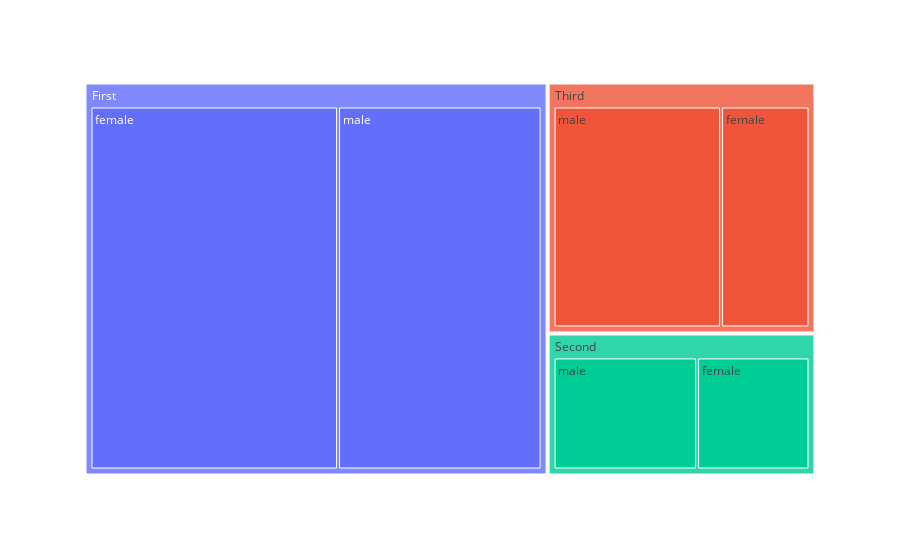

The notebook cell this image was saved under:
### Markdown cell above
# hierarchical

### Code cell
px.treemap(titanic, path=["class","sex"], values="fare")

### Figure 1 — Plotly figure (JSON) as saved in the notebook; plotly's stock layout.template omitted (floating-point values rounded to 4 significant figures)
{"data": [{"branchvalues": "total", "domain": {"x": [0, 1], "y": [0, 1]}, "hovertemplate": "labels=%{label}<br>fare=%{value}<br>parent=%{parent}<br>id=%{id}<extra></extra>", "ids": ["Third/male", "First/female", "Third/female", "First/male", "Second/female", "Second/male", "Third", "First", "Second"], "labels": ["male", "female", "female", "male", "female", "male", "Third", "First", "Second"], "name": "", "parents": ["Third", "First", "Third", "First", "Second", "Second", "", "", ""], "type": "treemap", "values": [4394.0, 9976.0, 2321.0, 8202.0, 1670.0, 2132.0, 6715.0, 18180.0, 3802.0]}], "layout": {"legend": {"tracegroupgap": 0}, "margin": {"t": 60}}}
